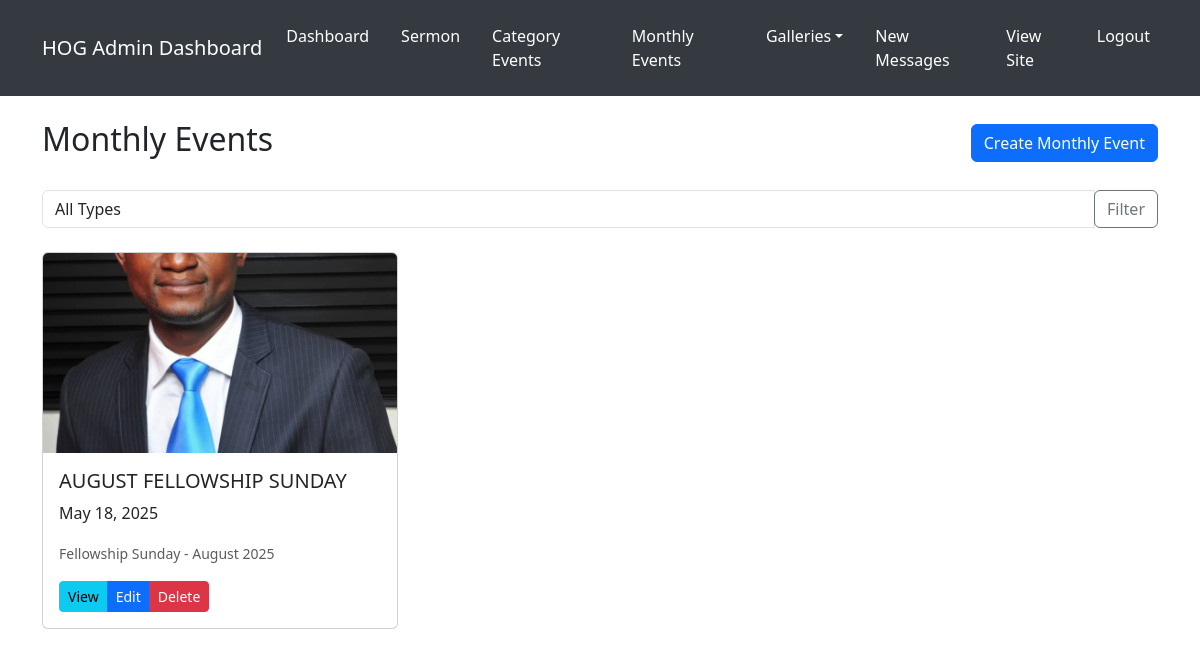
The page /custom-admin/monthly-events/ (signed in) on the database its author committed.
### hog/models.py (models this page shows, shortened)
class MonthlyEvent(models.Model):
    EVENT_TYPES = [
        ('Fellowship Sunday', 'Fellowship Sunday'),
        ('Christmas Carol Competition', 'Christmas Carol Competition'),
        ('Hallelujah Party', 'Hallelujah Party'),
    ]
    MONTHS = [
        (1, 'January'), (2, 'February'), (3, 'March'),
        (4, 'April'), (5, 'May'), (6, 'June'),
        (7, 'July'), (8, 'August'), (9, 'September'),
        (10, 'October'), (11, 'November'), (12, 'December')
    ]
    title = models.CharField(max_length=200)
    event_type = models.CharField(max_length=100, choices=EVENT_TYPES)
    month = models.IntegerField(choices=MONTHS, default=1)
    year = models.IntegerField(default=timezone.now().year)
    date = models.DateField(default=timezone.now)
    location = models.CharField(max_length=200, default='Main Auditorium')
    description = models.TextField()
    image = models.ImageField(upload_to='monthly_events/', null=True, blank=True)
    coordinator_name = models.CharField(max_length=200, null=True, blank=True)
    coordinator_email = models.EmailField(null=True, blank=True)
    coordinator_image = models.ImageField(upload_to='monthly_events/coordinators/', null=True, blank=True)
    slug = models.SlugField(unique=True, blank=True)
    class Meta:
        unique_together = ('event_type', 'month', 'year')
        ordering = ['-year', 'month']
    def __str__(self):
        return f"{self.event_type} - {self.get_month_display()} {self.year}"

### hog/views.py (the view)
# urls.py: path('custom-admin/monthly-events/', views.monthly_events_list, name='monthly_events_list'),
@login_required
def monthly_events_list(request):
    events = MonthlyEvent.objects.all().order_by('-date')
    event_type = request.GET.get('type')
    if event_type:
        events = events.filter(event_type=event_type)
    context = {
        'events': events,
        'event_types': MonthlyEvent.EVENT_TYPES,
        'selected_type': event_type
    }
    return render(request, 'admin/monthly_events/events_list.html', context)

### hog/context_processors.py (called while the page is built)
def monthly_events_processor(request):
    months = [(i, month_name[i]) for i in range(1, 13)]
    monthly_events = {
        'fellowship_sunday': MonthlyEvent.objects.filter(event_type='Fellowship Sunday'),
        'christmas_carol': MonthlyEvent.objects.filter(event_type='Christmas Carol Competition'),
        'hallelujah_party': MonthlyEvent.objects.filter(event_type='Hallelujah Party'),
        'months': months
    }
    return {'monthly_events': monthly_events}

def categories_processor(request):
    categories = EventCategory.objects.all()
    events_by_category = {}
    for category in categories:
        events_by_category[category.name] = Event.objects.filter(
            category=category
        ).order_by('-year')
    return {
        'categories': categories,
        'events_by_category': events_by_category
    }

def events_processor(request):
    return {
        'events_by_category': {
            'Queen_Esther': Event.objects.filter(category__name='Queen Esther').order_by('-year'),
            'GRACE': Event.objects.filter(category__name='G.R.A.C.E').order_by('-year'),
        }
    }

def unread_messages_count(request):
    if request.user.is_authenticated:
        return {
            'unread_count': Message.objects.filter(is_read=False).count()
        }
    return {}

### templates/admin/monthly_events/events_list.html (shortened to what this page needs)
{% extends 'admin/base_admin.html' %}
{% load static %}
{% block content %}
<div class="container mt-4">
    <div class="d-flex justify-content-between align-items-center mb-4">
        <h2>Monthly Events</h2>
        <a href="{% url 'create_monthly_event' %}" class="btn btn-primary">Create Monthly Event</a>
    </div>
    <div class="mb-4">
        <form method="get" class="form-inline">
            <div class="input-group">
                <select name="type" class="form-control">
                    <option value="">All Types</option>
                </select>
                <div class="input-group-append">
                    <button type="submit" class="btn btn-outline-secondary">Filter</button>
                </div>
            </div>
        </form>
    </div>
    <div class="row">
        {% for event in events %}
        <div class="col-md-4 mb-4">
            <div class="card h-100">
                {% if event.image %}
                <img src="{{ event.image.url }}" class="card-img-top" alt="{{ event.title }}"
                     style="height: 200px; object-fit: cover">
                {% endif %}
                <div class="card-body">
                    <h5 class="card-title">{{ event.title }}</h5>
                    <p class="card-text">{{ event.date|date:"F j, Y" }}</p>
                    <p class="card-text"><small class="text-muted">{{ event }}</small></p>
                    <div class="btn-group">
                        <a href="{% url 'monthly_event_detail' event.slug %}" class="btn btn-sm btn-info">View</a>
                        <a href="{% url 'edit_monthly_event' event.id %}" class="btn btn-sm btn-primary">Edit</a>
                        <a href="{% url 'delete_monthly_event' event.id %}" class="btn btn-sm btn-danger">Delete</a>
                    </div>
                </div>
            </div>
        </div>
        {% empty %}
        <div class="col-12">
            <div class="alert alert-info">No monthly events found.</div>
        </div>
        {% endfor %}
    </div>
</div>
{% endblock %}

### rows shown on the page
MonthlyEvent: image (picture), title "AUGUST FELLOWSHIP SUNDAY", date "May 18, 2025", event_type+month+year "Fellowship Sunday - August 2025"
